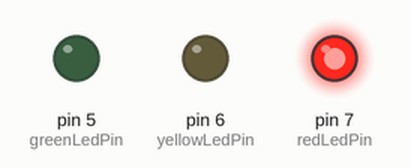
Simulated run of this sketch. Board: Arduino Uno, built with avr-gcc and run on an emulated ATmega328P. Parts: output pins drawn as LEDs (lit = HIGH).

Above: at 2.5 s.
At 6.0 s:
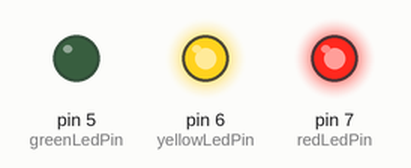
At 9.5 s:
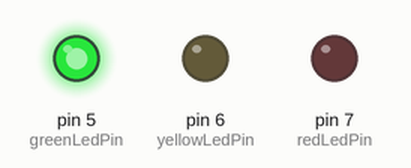
At 12.2 s:
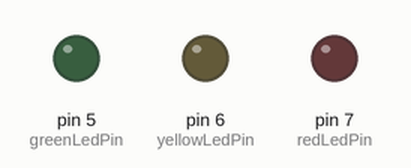
At 16.0 s:
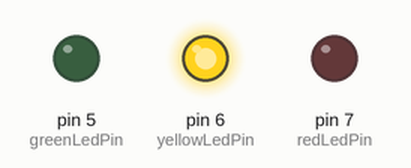
Timing chart, 0 to 22.1 s (numbered marks = the images above):
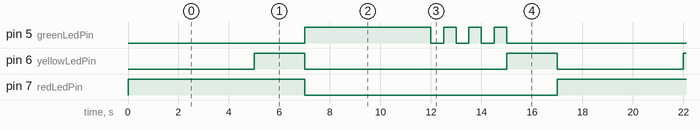

Measured:
- by itself, pin 5 (greenLedPin): repeats every 17.0 s: 3 × (LOW 0.50 s, HIGH 0.50 s), LOW 9.0 s, HIGH 5.0 s
- by itself, pin 6 (yellowLedPin): repeats every 17.0 s: LOW 8.0 s, HIGH 2.0 s, LOW 5.0 s, HIGH 2.0 s
- by itself, pin 7 (redLedPin): alternates HIGH for 7.0 s and LOW for 10.0 s

The sketch:

traffic_light.ino
```cpp
// Определяем пины для светодиодов
const int redLedPin = 7;
const int yellowLedPin = 6;
const int greenLedPin = 5;

// Определяем время для каждой фазы (в миллисекундах)
const unsigned long redTime = 5000;
const unsigned long yellowTime = 2000;
const unsigned long redYellowTime = 2000;
const unsigned long greenTime = 5000;
const unsigned long blinkTime = 500;
const int blinkCount = 3;                 // Сколько раз мигнуть зеленым (вкл/выкл = 1 раз)

void setup() {
  // Настраиваем пины светодиодов как выходы
  pinMode(redLedPin, OUTPUT);
  pinMode(yellowLedPin, OUTPUT);
  pinMode(greenLedPin, OUTPUT);

  // Убедимся, что все светодиоды выключены при старте
  digitalWrite(redLedPin, LOW);
  digitalWrite(yellowLedPin, LOW);
  digitalWrite(greenLedPin, LOW);
}

void loop() {
  // --- ФАЗА 1: КРАСНЫЙ ---
  digitalWrite(redLedPin, HIGH);
  digitalWrite(yellowLedPin, LOW);
  digitalWrite(greenLedPin, LOW);
  delay(redTime);

  // --- ФАЗА 2: КРАСНЫЙ + ЖЕЛТЫЙ ---
  digitalWrite(yellowLedPin, HIGH);
  delay(redYellowTime);

  // --- ФАЗА 3: ЗЕЛЕНЫЙ ---
  digitalWrite(redLedPin, LOW);
  digitalWrite(yellowLedPin, LOW);
  digitalWrite(greenLedPin, HIGH);
  delay(greenTime);

  // --- ФАЗА 4: ЗЕЛЕНЫЙ МИГАЕТ ---
  for (int i = 0; i < blinkCount; i++) {
    digitalWrite(greenLedPin, LOW);
    delay(blinkTime);
    digitalWrite(greenLedPin, HIGH);
    delay(blinkTime);
  }

  // --- ФАЗА 4: ЖЕЛТЫЙ ---
  digitalWrite(yellowLedPin, HIGH);
  digitalWrite(greenLedPin, LOW);
  delay(yellowTime);

  digitalWrite(yellowLedPin, LOW);
}
```
